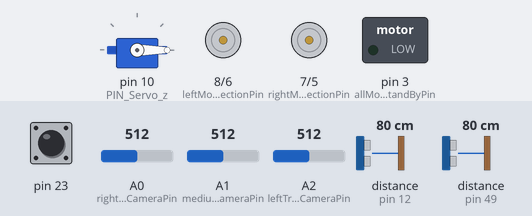
This program was run on a simulated Arduino Mega 2560, built with avr-gcc and run on an emulated ATmega2560. Shown: servo, direction and speed pins drawn as motors (green arrow = direction pin HIGH = forward, orange = LOW = backward, longer = more drive, stopped while the standby pin is LOW), switched loads named in the program (green lamp = pin HIGH). Wiring (inferred from the names in the program): ultrasonic range finder: trigger pin 13; echo pin 12. The test bench sets the inputs (shaded band); at power-on: distance to the obstacle (sensors on pin 12, pin 49) 80 cm, pin 23 HIGH, A0 (rightTrackingCameraPin) = 512, A1 (mediumTrackingCameraPin) = 512, A2 (leftTrackingCameraPin) = 512. The echo pulse lasts 58.3 µs per cm; pins used as bus, display or sensor lines are not drawn.

Above: at 1.7 s.
1.8 s: distance to the obstacle (sensor on pin 12) set to 2 cm
5.2 s: distance to the obstacle (sensor on pin 12) set to 33 cm
6.7 s: distance to the obstacle (sensor on pin 12) set to 40 cm
At 8.5 s:
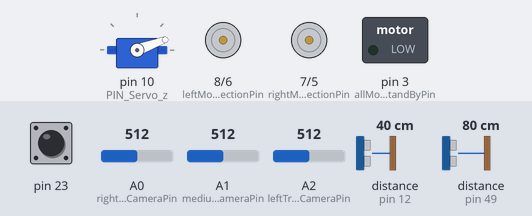
15.0 s: distance to the obstacle (sensor on pin 12) set to 4 cm
At 16.2 s:
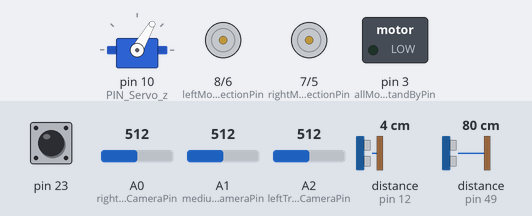
17.2 s: distance to the obstacle (sensor on pin 12) set to 60 cm
At 21.4 s:
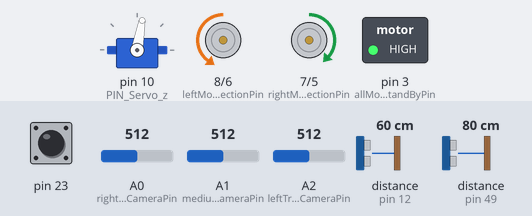
25.4 s: distance to the obstacle (sensor on pin 12) set to 9 cm
At 27.8 s:
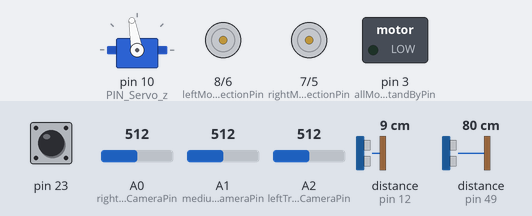
Timing chart, 0 to 29.3 s (numbered marks = the images above; inputs shaded):
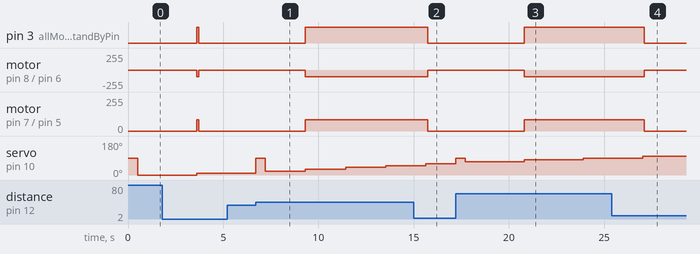

The program:

main.cpp
```cpp
#include "motorHeader.hpp"
#include "lineTrackingHeader.hpp"
#include "colorSensorHeader.hpp"
#include "ultrasonicSensorHeader.hpp"
#include "servoHeader.hpp"

motorController motorControl;
lineTracker lineTrack;
colorSensor colorCheck;
ultrasonicSensor sonicSensor;
servoMotor servo;

void setup() {
    motorControl.DeviceDriverSetMotorInit();
    lineTrack.lineTrackerInit();
    sonicSensor.ultrasonicSensorInit();
    servo.servoMotorInit(90);

    while(digitalRead(23) == LOW) {} // waiting until the blocker is released
}

void loop() {
    int back = 170;

    for(int i = 0; i <= 360; i += 10) {
        if(i <= 180) {
            servo.servoPosition(i);
        } else {
            servo.servoPosition(back);
            back -= 10;
        }

        if(sonicSensor.getDistance() < 35 || colorCheck.checkStopColor()) {
            motorControl.stopMotor();

            while(sonicSensor.getDistance() < 35) {}
            servo.servoMotorInit(90);
        } else {
            motorControl.startMotor();
            motorControl.lineTrackMode(lineTrack.trackingMode(lineTrack));
        }
    }
}
```

colorSensorHeader.hpp
```cpp
#include <Arduino.h>

class colorSensor {
    private:
        const uint8_t s0 = 53;
        const uint8_t s1 = 52;
        const uint8_t s2 = 51;
        const uint8_t s3 = 50;
        const uint8_t out = 49;

        struct Color {
            int rojo, verde, azul;
            Color(int rojo, int verde, int azul) : rojo(rojo), verde(verde), azul(azul) {}
        };

        struct FranjaColor {
            Color superior, inferior, original;
            FranjaColor(const Color& superior, const Color& inferior, const Color& original) : superior(superior), inferior(inferior), original(original) {}

            bool inFranja(Color c){
            return superior.rojo >= c.rojo && c.rojo >= inferior.rojo &&
                    superior.azul >= c.azul && c.azul >= inferior.azul &&
                    superior.verde >= c.verde && c.verde >= inferior.verde;
            }
        };

        FranjaColor franjas[9] = {
            FranjaColor(Color(9,17,13), Color(7,15,11), Color(8,16,12)), //rojo Claro - 8,16,12
            FranjaColor(Color(12,19,17), Color(10,17,15), Color(11,18,16)), //rojo Oscuro - 11,18,16
            FranjaColor(Color(12,21,18), Color(10,19,16), Color(11,20,17)), //rojo muy Oscuro - 11,20,17
            FranjaColor(Color(10,8,12), Color(8,6,10), Color(9,7,11)), //verde claro - 9,7,11
            FranjaColor(Color(12,10,13), Color(12,8,11), Color(11,9,12)), //verde oscuro - 11,9,12
            FranjaColor(Color(5,6,7), Color(3,4,5), Color(4,5,6)), //amarillo - 4,5,6
            FranjaColor(Color(11,9,6), Color(9,8,5), Color(10,9,6)), //azul - 10,9,6
            FranjaColor(Color(16,17,10), Color(14,15,8), Color(15,16,9)), //morado claro - 15,16,9
            FranjaColor(Color(19,21,19), Color(17,19,17), Color(18,20,18)) //morado oscuro - 18,20,18
        };

    public:
        void colorSensorInit();
        int getRojo();
        int getAzul();
        int getVerde();
        bool checkStopColor();
};
```

imuHeader.hpp
```cpp
#include <Arduino.h>
#include "MPU6050.h"

class MPU6050_getdata {
    private:
        // float pith, roll, yaw;
        unsigned long lastTime = 0;
        float differentialTime;
        float expectedAngle = 0;
        long gyroscopeOffset = 0;

    public:
        bool MPU6050Init();
        void MPU6050Calibration();
        float MPU6050GetEulerAngles();
};
```

lineTrackingHeader.hpp
```cpp
#include <Arduino.h>

class lineTracker {
    private:
        const uint8_t leftTrackingCameraPin = A2;
        const uint8_t mediumTrackingCameraPin = A1;
        const uint8_t rightTrackingCameraPin = A0;

    public:
        void lineTrackerInit();

        float getLeftTrackingCameraMeasure();
        float getMediumTrackingCameraMeasure();
        float getRightTrackingCameraMeasure();

        int trackingMode(lineTracker lineTrack);
};
```

motorHeader.hpp
```cpp
#include <Arduino.h>

class motorController {
    private:
        const uint8_t minSpeed = 75;
        const uint8_t maxSpeed = 255;

        const uint8_t rightMotorsSpeedPin = 5;
        const uint8_t leftMotorsSpeedPin = 6;
        const uint8_t rightMotorsDirectionPin = 7; // HIGH to move forward, LOW to move backward
        const uint8_t leftMotorsDirectionPin = 8;  // HIGH to move forward, LOW to move backward

        const uint8_t allMotorsStandByPin = 3; // HIGH to work, LOW to stop

        // Current speed
        uint8_t rightSpeed;
        uint8_t leftSpeed;

    public:
        void DeviceDriverSetMotorInit();

        void startMotor();
        void stopMotor();

        uint8_t speedRestrictionControl(uint8_t speed);

        void rightMotorsForward(boolean forward, uint8_t speed);
        void leftMotorsForward(boolean forward, uint8_t speed);
        void allMotorsStraightLine(boolean forward, uint8_t speed);
        void lineTrackMode(int direction);
};
```

servoHeader.hpp
```cpp
#include <Servo.h>

class servoMotor {
    private:
        const uint8_t PIN_Servo_z = 10;

    public:
        void servoMotorInit(unsigned int Position_angle);
        void servoPosition(unsigned int Position_angle);
};
```

ultrasonicSensorHeader.hpp
```cpp
#include <Arduino.h>

class ultrasonicSensor {
    private:
        const uint8_t TRIG_PIN = 13;
        const uint8_t ECHO_PIN = 12;

    public:
        void ultrasonicSensorInit();
        int getDistance();
};
```

colorSensorControl.cpp
```cpp
#include "colorSensorHeader.hpp"

void colorSensor::colorSensorInit() {
    pinMode(s0, OUTPUT);
    pinMode(s1, OUTPUT);
    pinMode(s2, OUTPUT);
    pinMode(s3, OUTPUT);
    pinMode(out, INPUT);

    digitalWrite(s0, HIGH);
    digitalWrite(s1, HIGH);
}

int colorSensor::getRojo() {
    digitalWrite(s2, LOW);
    digitalWrite(s3, LOW);
    int ROJO = pulseIn(out, LOW);
    return ROJO;
}

int colorSensor::getAzul() {
    digitalWrite(s2, LOW);
    digitalWrite(s3, HIGH);
    int AZUL = pulseIn(out, LOW);
    return AZUL;
}

int colorSensor::getVerde() {
    digitalWrite(s2, HIGH);
    digitalWrite(s3, HIGH);
    int VERDE = pulseIn(out, LOW);
    return VERDE;
}

bool colorSensor::checkStopColor() {
    Color muestra(getRojo(), getVerde(), getAzul());

    for (int i = 2; i < 3; ++i) {
        if (franjas[i].inFranja(muestra)) {
            return true;
        }
    }

    return false;
}
```

imuControl.cpp
```cpp
#include "I2Cdev.h"
#include "MPU6050.h"
#include "Wire.h"
#include "imuHeader.hpp"
#include <stdio.h>
#include <math.h>

MPU6050 accelgyro;
MPU6050_getdata MPU6050Getdata;

bool MPU6050_getdata::MPU6050Init() {
    uint8_t chipID = 0x00;
    int attempts = 0;

    Wire.begin();

    do {
        chipID = accelgyro.getDeviceID();
        Serial.println(chipID);
        attempts++;

        if (attempts > 10) {
            Serial.println("Connection error with the imu");
            return false;
        }
    } while (chipID == 0X00 || chipID == 0XFF);

    Serial.println("MPU6050 chip id: " + chipID);
    accelgyro.initialize();

    return true;
}

void MPU6050_getdata::MPU6050Calibration() {
    uint8_t totalSamples = 100;

    for (int i = 0; i < totalSamples; i++) {
        gyroscopeOffset += accelgyro.getRotationZ();
    }

    gyroscopeOffset /= totalSamples;
}

float MPU6050_getdata::MPU6050GetEulerAngles() {
    unsigned long actualTime = millis();
    float actualAngle = 0;

    differentialTime = (actualTime - lastTime) / 1000.0;
    lastTime = actualTime;

    actualAngle = -(accelgyro.getRotationZ() - gyroscopeOffset) / 131.0 * differentialTime;

    // Delete noise
    if (fabs(actualAngle) < 0.05)
        actualAngle = 0.00;

    return actualAngle;
}
```

lineTrackingControl.cpp
```cpp
#include "lineTrackingHeader.hpp"

void lineTracker::lineTrackerInit() {
    pinMode(leftTrackingCameraPin, INPUT);
    pinMode(mediumTrackingCameraPin, INPUT);
    pinMode(rightTrackingCameraPin, INPUT);
}

float lineTracker::getLeftTrackingCameraMeasure() {
    return analogRead(leftTrackingCameraPin);
}

float lineTracker::getMediumTrackingCameraMeasure() {
    return analogRead(mediumTrackingCameraPin);
}

float lineTracker::getRightTrackingCameraMeasure() {
    return analogRead(rightTrackingCameraPin);
}

int lineTracker::trackingMode(lineTracker lineTrack) {
    float lineTrackLeft = lineTrack.getLeftTrackingCameraMeasure();
    float lineTrackMedium = lineTrack.getMediumTrackingCameraMeasure();
    float lineTrackRight = lineTrack.getRightTrackingCameraMeasure();

    if(lineTrackLeft < 950 && lineTrackMedium < 950 && lineTrackRight < 950) {
        if(lineTrackLeft > 500) {
            return 0;
        } else if(lineTrackMedium > 500) {
            return 1;
        } else if(lineTrackRight > 500) {
            return 2;
        }
    }

    return -1;
}
```

motorControl.cpp
```cpp
#include "motorHeader.hpp"

void motorController::DeviceDriverSetMotorInit() {
    pinMode(rightMotorsSpeedPin, OUTPUT);
    pinMode(leftMotorsSpeedPin, OUTPUT);
    pinMode(rightMotorsDirectionPin, OUTPUT);
    pinMode(leftMotorsDirectionPin, OUTPUT);
    pinMode(allMotorsStandByPin, OUTPUT);
}

void motorController::startMotor() {
    digitalWrite(allMotorsStandByPin, true);
}

void motorController::stopMotor() {
    analogWrite(rightMotorsSpeedPin, 0);
    analogWrite(leftMotorsSpeedPin, 0);

    digitalWrite(allMotorsStandByPin, false);
}

uint8_t motorController::speedRestrictionControl(uint8_t speed) {
    return min(max(speed, minSpeed), maxSpeed);
}

void motorController::rightMotorsForward(boolean forward, uint8_t speed) {
    digitalWrite(rightMotorsDirectionPin, forward);
    analogWrite(rightMotorsSpeedPin, speedRestrictionControl(speed));
    rightSpeed = speed;
}

void motorController::leftMotorsForward(boolean forward, uint8_t speed) {
    digitalWrite(leftMotorsDirectionPin, forward);
    analogWrite(leftMotorsSpeedPin, speedRestrictionControl(speed));
    leftSpeed = speed;
}

void motorController::allMotorsStraightLine(boolean forward, uint8_t speed) {
    rightMotorsForward(forward, speed);
    leftMotorsForward(forward, speed);
}

void  motorController::lineTrackMode(int direction) {
    switch (direction) {
        case 0:
            leftMotorsForward(false, 100);
            rightMotorsForward(true, 85);
            break;

        case 1:
            allMotorsStraightLine(true, 100);
            break;

        case 2:
            leftMotorsForward(true, 85);
            rightMotorsForward(false, 100);
            break;

        default:
            stopMotor();
            break;
    }
}
```

servoController.cpp
```cpp
#include "servoHeader.hpp"
#include <Arduino.h>

Servo myservo;

void servoMotor::servoMotorInit(unsigned int Position_angle) {
    myservo.attach(PIN_Servo_z, 500, 2400); //500=0 degree, 2400=180 degree
    myservo.attach(PIN_Servo_z);
    myservo.write(Position_angle); //sets the servo position according to the 90（middle）
    delay(500);
}

void servoMotor::servoPosition(unsigned int Position_angle) {
    myservo.attach(PIN_Servo_z);
    myservo.write(Position_angle);
    delay(100);
    myservo.detach();
}
```

ultrasonicSensorControl.cpp
```cpp
#include "ultrasonicSensorHeader.hpp"

void ultrasonicSensor::ultrasonicSensorInit() {
    pinMode(ECHO_PIN, INPUT);
    pinMode(TRIG_PIN, OUTPUT);
}

int ultrasonicSensor::getDistance() {
    digitalWrite(TRIG_PIN, LOW);
    digitalWrite(TRIG_PIN, HIGH);
    digitalWrite(TRIG_PIN, LOW);
    return ((unsigned int)pulseIn(ECHO_PIN, HIGH) / 58);
}
```

Measured:
- after the input at 5.2 s, every drawn part: stays the same
- after the input at 6.7 s, pin 3 (allMotorsStandByPin): LOW → HIGH after 2.6 s; motor on pin 8 (leftMotorsDirectionPin) / pin 6 (leftMotorsSpeedPin): stopped → backward 100/255 after 2.6 s
- after the input at 15.0 s, pin 3 (allMotorsStandByPin): HIGH → LOW after 0.74 s; motor on pin 8 (leftMotorsDirectionPin) / pin 6 (leftMotorsSpeedPin): backward 100/255 → stopped after 0.74 s; motor on pin 7 (rightMotorsDirectionPin) / pin 5 (rightMotorsSpeedPin): forward 85/255 → stopped after 0.74 s
- after the input at 17.2 s, pin 3 (allMotorsStandByPin): LOW → HIGH after 3.6 s; motor on pin 8 (leftMotorsDirectionPin) / pin 6 (leftMotorsSpeedPin): stopped → backward 100/255 after 3.6 s
- after the input at 25.4 s, pin 3 (allMotorsStandByPin): HIGH → LOW after 1.7 s; motor on pin 8 (leftMotorsDirectionPin) / pin 6 (leftMotorsSpeedPin): backward 100/255 → stopped after 1.7 s; motor on pin 7 (rightMotorsDirectionPin) / pin 5 (rightMotorsSpeedPin): forward 85/255 → stopped after 1.7 s
